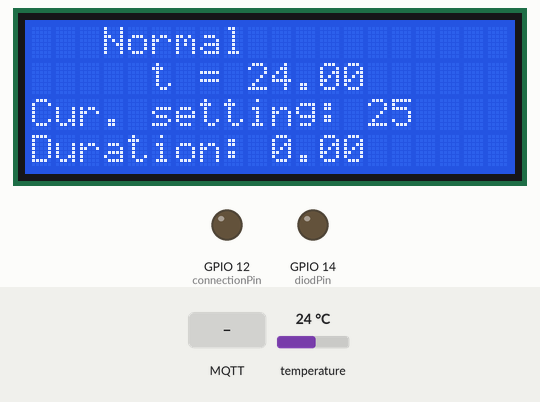
Recording of a sketch running on a simulated ESP8266 (NodeMCU). On the bench: 20×4 character LCD, output pins drawn as LEDs (lit = HIGH). The test bench sets the inputs (shaded band); at power-on: temperature 24 °C. WiFi joins after 1.5 s; servers stay silent unless stated; no MQTT or app messages arrive unless stated; what the sketch prints to the serial monitor is not drawn.

Above: at 3.0 s.
3.1 s: temperature set to 25.7 °C
At 5.5 s:
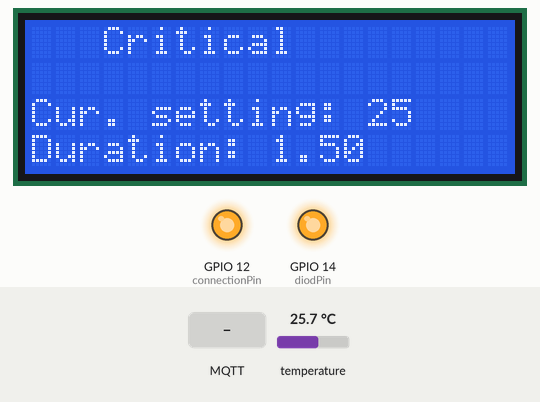
7.0 s: MQTT message "90" arrives on the first subscribed topic
At 9.8 s:
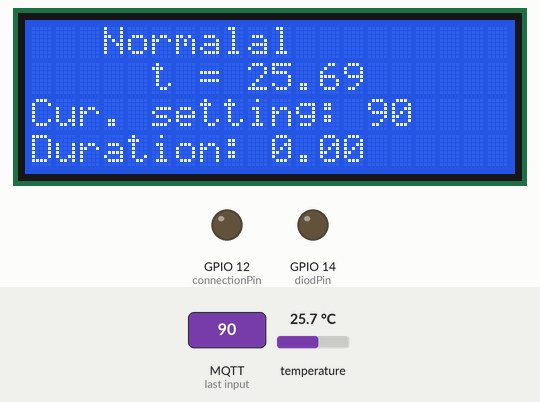
10.1 s: temperature set to 29.4 °C
At 11.5 s:
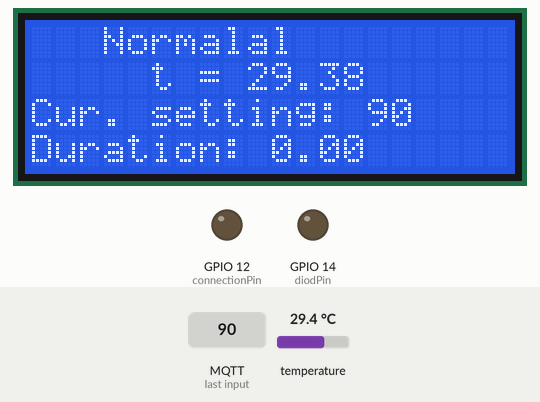
11.8 s: temperature set to 30.8 °C
At 12.8 s:
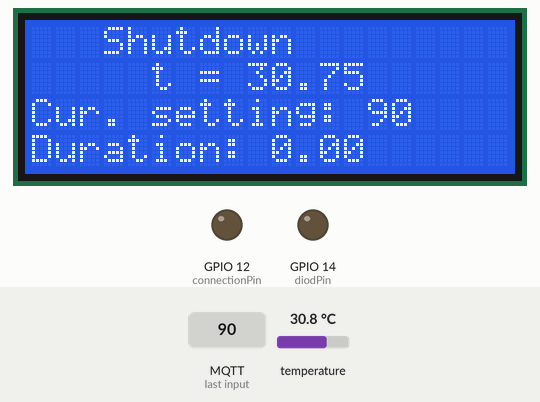
Timing chart, 0 to 14.6 s (numbered marks = the images above; inputs shaded):
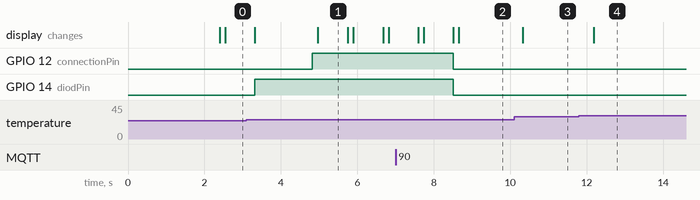

The sketch:

vkr.ino
```cpp
#include <OneWire.h>
#include <DallasTemperature.h>
#include <LiquidCrystal_I2C.h>                  // I2C LCD
#include <Wire.h>                 // I2C
#include <ESP8266WiFi.h>  // Встроена в библиотеку ESP8266
#include <PubSubClient.h>


#define ONE_WIRE_BUS 0 // Пин подключения OneWire шины, 0 (D3)
#define diodPin 14 // пин выхода D5 для диода
#define connectionPin 12 // D6 pin ардуино

// create LCD object
LiquidCrystal_I2C LCD (0x27 , 20, 4);

OneWire oneWire(ONE_WIRE_BUS); // Подключаем бибилотеку OneWire
DallasTemperature sensors(&oneWire); // Подключаем бибилотеку DallasTemperature
DeviceAddress adreses {0x28, 0xFF, 0x94, 0x32, 0x60, 0x17, 0x03, 0x6A};
float temperature;
float excessTimer = 0.0, excessStart = 0.0;
int otsechka = 25;                // Базавая уставка по временно допустимому перегреву
int maxTemp = 30;                 // Предельная температура
float timeSetting = 60*120*1000;  // Уставка по времени в миллисекундах
char* tempState = "Normal";

const char* ssid = "Rush";
const char* password =  "09012000";
const char* mqttServer = "193.233.67.51";
const int mqttPort = 1883;
const char* graph = "/graph";
const char* state = "/state";
const char* setting = "/setting";

WiFiClient espClient;
PubSubClient client(espClient);


class Led{
  private:
    int pin;
    bool state;
  public:
    Led(int initPin, bool initState = false){
      pinMode(initPin, OUTPUT);
      digitalWrite(initPin, initState);
      pin = initPin;
      state = initState;
    }

    void on(){
      if (state){
        return;
      }
      state = true;
      digitalWrite(pin, state);
    }

    void off(){
      if (!state){
        return;
      }
      state = false;
      digitalWrite(pin, state);
    }
};


Led led(diodPin);


void setup(void)
{
  pinMode(connectionPin, OUTPUT);

  Serial.begin(115200);     // Задаем скорость соединения с последовательным портом
  sensors.begin();          // Иницилизируем датчики
                            // Инициализируем дисплей
  LCD.init();
  LCD.backlight();

  WiFi.begin(ssid, password);      // Подключаемся к wi-fi
  Serial.println('Connecting: ');
  while (WiFi.status() != WL_CONNECTED)
  {
    delay(500);
    Serial.print(".");
  }
  Serial.println();

  Serial.print("Connected, IP address: ");
  Serial.println(WiFi.localIP());

  client.setServer(mqttServer, mqttPort);
  client.setCallback(callback);

  while (!client.connected()) {
    Serial.println("Connecting to MQTT...");
    String client_id = "ESP8266Client-";
    client_id += String(WiFi.macAddress());
    if (client.connect(client_id.c_str())) {

      Serial.println("connected");
    }
    else {

      Serial.print("failed with state ");
      Serial.print(client.state());
      Serial.println();
      delay(2000);
    }
  }

  client.subscribe(setting);
}


void callback(char* topic, byte* payload, unsigned int length) {

  char settingValue[length];

  for (int i = 0; i < length; i++) {
    settingValue[i] = (char)payload[i];
  }
  otsechka = atof(settingValue); // Поменяли уставку
}


void blink_display(LiquidCrystal_I2C lcd, int startTime)
{
  lcd.noBacklight();
  delay(500);
  lcd.backlight();
  delay(500);
  lcd.noBacklight();
  delay(500);
  lcd.backlight();
}


void loop(void)
{
  client.loop();
  if (tempState != "Shutdown"){
    sensors.requestTemperatures();
    temperature = sensors.getTempC(adreses);
    LCD.setCursor(5, 1);
    LCD.print("t = ");
    LCD.print(temperature);

    Serial.print(temperature); // Выводим температуру с датчика
    Serial.print(' ');

    char t[5];
    dtostrf(temperature, 5, 2, t);  // Создали переменную для отправки данных на график

    if (temperature > otsechka && temperature < maxTemp)
    {
      tempState = "Critical";

      led.on();

      if (excessStart == 0.0)   // Запускаем таймер
      {
        excessStart = millis();
        blink_display(LCD, excessStart);
        digitalWrite(connectionPin, HIGH);
      }
      else if(excessTimer >= timeSetting)
      {
        tempState = "Overheating";
      }

      excessTimer = millis() - excessStart;

      client.publish(graph, t);
      client.publish(state, tempState);
      LCD.setCursor(5, 1);
      LCD.print("t = ");
      LCD.print(temperature);
      delay(100);
      LCD.clear();
    }
    else if (temperature >= maxTemp){
      tempState = "Shutdown";
    }
    else
    {
      tempState = "Normal";
      led.off();

      digitalWrite(connectionPin, LOW);

      excessStart = 0.0;       // Сброс таймера
      excessTimer = 0.0;
      client.publish(graph, t);
      client.publish(state, tempState);
      delay(100);
    }

    Serial.print(tempState);       // Выводим состояние
    Serial.print(' ');
    Serial.println(otsechka);  // Выводим уставку


    LCD.setCursor(3, 0);      // Выводим данные на дисплей
    LCD.print(tempState);
    LCD.setCursor(0, 2);
    LCD.print("Cur. setting: ");
    LCD.print(otsechka);
    LCD.setCursor(0, 3);
    LCD.print("Duration: ");
    LCD.print(excessTimer / 1000);
  }
}
```

Measured:
- the behaviour switches between 25 and 25.1 °C on temperature (found by bisection; images 0 and 1)
- the behaviour switches between 29.9 and 30 °C on temperature (found by bisection; images 3 and 4)
- after the input at 3.1 s, GPIO 12 (connectionPin): LOW → HIGH after 1.7 s; GPIO 14 (diodPin): LOW → HIGH after 0.22 s; the display: first changes after 0.22 s (image 1 shows a later state)
- after the input at 7.0 s, GPIO 12 (connectionPin), GPIO 14 (diodPin): HIGH → LOW after 1.5 s; the display: first differs from a run without the input after 1.7 s (image 2)
- after the input at 10.1 s, the display: changes after 0.23 s (image 3)
- after the input at 11.8 s, the display: changes after 0.39 s (image 4)
- what the display in image 1 shows lasts 0.8 s, from 5.0 s to 5.8 s
